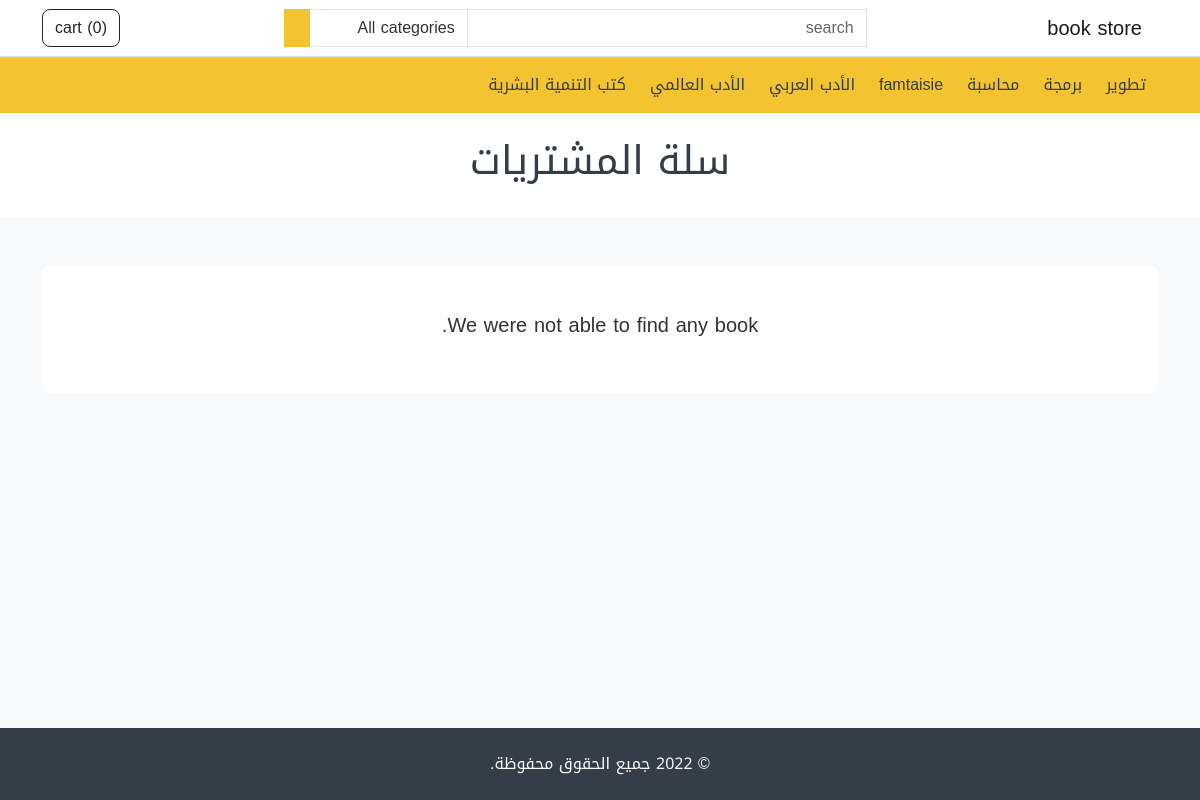
The page /cart on the database its author committed.
### store/models.py (models this page shows, shortened)
class Category(models.Model):
    name = models.CharField(_("name"), max_length=50)
    featured = models.BooleanField(_("featured") , default=False)
    order = models.IntegerField(_("order") , default=1)
    created_at = models.DateField(_(""), auto_now_add=True)
    updated = models.DateField(_(""), auto_now=True)
    class Meta:
        verbose_name = _("Category")
        verbose_name_plural = _("Categorys")

### store/views.py (the view)
# urls.py: path('cart',views.cart , name='cart'),
def cart(request):
    return render(request,'cart.html')

### store/my_custom.py (called while the page is built)
def custom(request):
    caterories = Category.objects.order_by('order')
    cart = Cart.objects.filter(session=request.session.session_key).last()
    cart_total = 0
    cart_products = []
    if cart:
        cart_products = Product.objects.filter(pk__in=cart.items)
        for item in cart_products:
            cart_total += item.price
    context = {
        'caterories':caterories,
        'cart_products':cart_products,
        'cart_total': cart_total
    }
    return context

### store/templates/cart.html (shortened to what this page needs)
{% extends "base.html" %}
{% load static %}
{% load i18n %}
{% load  my_filter %}
{% block content %}
<div class="bg-white py-4">
    <h1 class="text-center text-secondary">سلة المشتريات</h1>
  </div>
  <div class="container my-5">
    {% for product in cart_products %}
      <div class="card my-2">
        <div class="card-body">
          <div class="row">
            <div class="col-md-2 text-center mb-2">
              <img
                src="{{product.image.url}}"
                alt=""
                title=""
                width="150"
                class="img-thumbnail"
              />
            </div>
            <div class="col my-auto text-center">
                {{product.name}}
            </div>
            <div class="col-md-2 col-xs-6 my-auto text-center">
              <strong>{{product.price|currency}}</strong>
            </div>
            <div class="col-md-2 my-auto text-center">
              <button class="btn btn-secondary my-2" type="button" data-url="{% url 'cart_remove' product.id%}" onclick="cartdemove(this)" >
                <i class="lni lni-trash-can text-white"></i>
              </button>
            </div>
          </div>
        </div>
      </div>
    {% empty %}
    <div class="card mb-4">
      <div class="card-body py-5">
          <h5 class="card-title text-center">
              {% trans 'We were not able to find any book.' %}
          </h5>
      </div>
  </div>
    {% endfor %}
  </div>
{% endblock content %}

### store/templates/parts/header.html (shortened to what this page needs)
{% load i18n %}
<nav class="navbar navbar-expand-lg navbar-light bg-white border-bottom">
    <div class="container">
      <a class="navbar-brand" href="/">  {% trans "book store" %} </a>
      <div
        class="collapse navbar-collapse mt-2 mt-lg-0"
        id="navbarSupportedContent"
      >
      {% include "parts/headre_search.html" %}
        <ul class="navbar-nav my-2 my-lg-0">
          <li class="nav-item">
            <a href="{% url 'cart' %}" class="btn btn-outline-dark" type="button">
               {% trans "cart" %} (<span id="cart-items-count">{{cart_products|length}}</span>)
            </a>
          </li>
        </ul>
      </div>
    </div>
</nav>
<nav class="navbar navbar-expand-lg navbar-light bg-primary">
<div class="container">
    <div
    class="collapse navbar-collapse mt-2 mt-lg-0"
    id="navbarSupportedContent"
    >
    <ul class="navbar-nav my-2 my-lg-0">
      {% for cat in caterories %}
        <li class="nav-item">
          <a class="nav-link mx-1" href="{% url 'category_name' cat.id %}" role="button">
              {{cat.name}}
          </a>
        </li>
      {% endfor %}
    </ul>
    </div>
</div>
</nav>

### rows shown on the page
Category: name "تطوير"
Category: name "برمجة"
Category: name "محاسبة"
Category: name "famtaisie"
Category: name "الأدب العربي"
Category: name "الأدب العالمي"
Category: name "كتب التنمية البشرية"

### other values the page prints
{{ cart_products|length }} "0"
